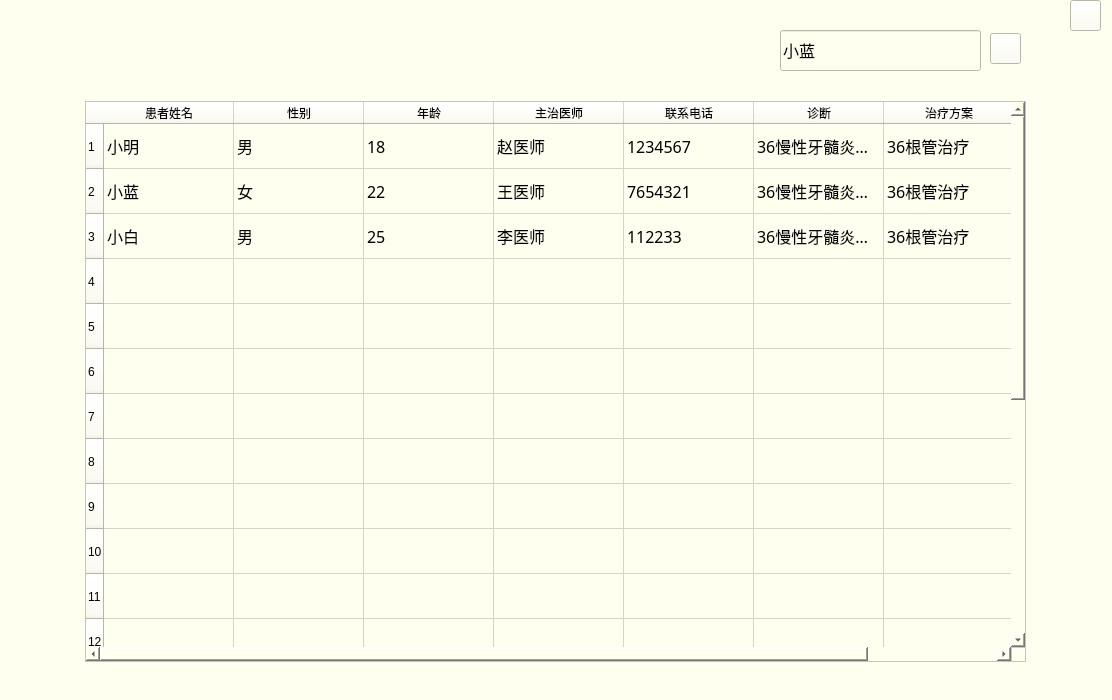
<?xml version="1.0" encoding="UTF-8"?>
<ui version="4.0">
 <class>list</class>
 <widget class="QWidget" name="list">
  <property name="geometry">
   <rect>
    <x>0</x>
    <y>0</y>
    <width>1112</width>
    <height>700</height>
   </rect>
  </property>
  <property name="windowTitle">
   <string>Form</string>
  </property>
  <property name="styleSheet">
   <string notr="true">background:#FFFFF0
</string>
  </property>
  <widget class="QWidget" name="widget" native="true">
   <property name="geometry">
    <rect>
     <x>0</x>
     <y>0</y>
     <width>1111</width>
     <height>700</height>
    </rect>
   </property>
   <property name="styleSheet">
    <string notr="true">background:#FFFFF0
</string>
   </property>
   <widget class="QPushButton" name="pushButton">
    <property name="geometry">
     <rect>
      <x>1070</x>
      <y>0</y>
      <width>31</width>
      <height>31</height>
     </rect>
    </property>
    <property name="styleSheet">
     <string notr="true">border-image: url(:/Alecive-Flatwoken-Apps-Dialog-Close.96.png);</string>
    </property>
    <property name="text">
     <string/>
    </property>
    <property name="icon">
     <iconset theme="application-exit">
      <normaloff>.</normaloff>.</iconset>
    </property>
   </widget>
   <widget class="QLabel" name="label">
    <property name="geometry">
     <rect>
      <x>80</x>
      <y>20</y>
      <width>951</width>
      <height>61</height>
     </rect>
    </property>
    <property name="styleSheet">
     <string notr="true">border-image:url(:/longsign.png)
</string>
    </property>
    <property name="text">
     <string/>
    </property>
   </widget>
   <widget class="QLineEdit" name="lineEdit">
    <property name="geometry">
     <rect>
      <x>780</x>
      <y>30</y>
      <width>201</width>
      <height>41</height>
     </rect>
    </property>
    <property name="font">
     <font>
      <family>黑体</family>
      <pointsize>12</pointsize>
     </font>
    </property>
    <property name="text">
     <string>小蓝</string>
    </property>
   </widget>
   <widget class="QLabel" name="label_2">
    <property name="geometry">
     <rect>
      <x>940</x>
      <y>40</y>
      <width>21</width>
      <height>21</height>
     </rect>
    </property>
    <property name="styleSheet">
     <string notr="true">border-image: url(:/Icons8-Windows-8-Very-Basic-Search.96.png);
image: url(:/Icons8-Windows-8-Very-Basic-Search.96.png);</string>
    </property>
    <property name="text">
     <string/>
    </property>
   </widget>
   <widget class="QPushButton" name="pushButton_2">
    <property name="geometry">
     <rect>
      <x>990</x>
      <y>33</y>
      <width>31</width>
      <height>31</height>
     </rect>
    </property>
    <property name="styleSheet">
     <string notr="true">border-image: url(:/Icons8-Windows-8-Editing-Delete.96.png);
</string>
    </property>
    <property name="text">
     <string/>
    </property>
   </widget>
   <widget class="QTableWidget" name="tableWidget">
    <property name="geometry">
     <rect>
      <x>85</x>
      <y>101</y>
      <width>941</width>
      <height>561</height>
     </rect>
    </property>
    <property name="font">
     <font>
      <family>黑体</family>
      <pointsize>12</pointsize>
     </font>
    </property>
    <property name="sizeAdjustPolicy">
     <enum>QAbstractScrollArea::AdjustToContents</enum>
    </property>
    <property name="selectionBehavior">
     <enum>QAbstractItemView::SelectRows</enum>
    </property>
    <property name="sortingEnabled">
     <bool>false</bool>
    </property>
    <property name="rowCount">
     <number>20</number>
    </property>
    <property name="columnCount">
     <number>7</number>
    </property>
    <attribute name="horizontalHeaderVisible">
     <bool>true</bool>
    </attribute>
    <attribute name="horizontalHeaderCascadingSectionResizes">
     <bool>false</bool>
    </attribute>
    <attribute name="horizontalHeaderMinimumSectionSize">
     <number>25</number>
    </attribute>
    <attribute name="horizontalHeaderDefaultSectionSize">
     <number>130</number>
    </attribute>
    <attribute name="horizontalHeaderShowSortIndicator" stdset="0">
     <bool>false</bool>
    </attribute>
    <attribute name="horizontalHeaderStretchLastSection">
     <bool>false</bool>
    </attribute>
    <attribute name="verticalHeaderMinimumSectionSize">
     <number>40</number>
    </attribute>
    <attribute name="verticalHeaderDefaultSectionSize">
     <number>45</number>
    </attribute>
    <attribute name="verticalHeaderHighlightSections">
     <bool>true</bool>
    </attribute>
    <attribute name="verticalHeaderStretchLastSection">
     <bool>false</bool>
    </attribute>
    <row>
     <property name="text">
      <string>1</string>
     </property>
    </row>
    <row>
     <property name="text">
      <string>2</string>
     </property>
    </row>
    <row>
     <property name="text">
      <string>3</string>
     </property>
    </row>
    <row>
     <property name="text">
      <string>4</string>
     </property>
    </row>
    <row>
     <property name="text">
      <string>5</string>
     </property>
    </row>
    <row>
     <property name="text">
      <string>6</string>
     </property>
    </row>
    <row>
     <property name="text">
      <string>7</string>
     </property>
    </row>
    <row>
     <property name="text">
      <string>8</string>
     </property>
    </row>
    <row>
     <property name="text">
      <string>9</string>
     </property>
    </row>
    <row>
     <property name="text">
      <string>10</string>
     </property>
    </row>
    <row>
     <property name="text">
      <string>11</string>
     </property>
    </row>
    <row>
     <property name="text">
      <string>12</string>
     </property>
    </row>
    <row>
     <property name="text">
      <string>13</string>
     </property>
    </row>
    <row/>
    <row/>
    <row/>
    <row/>
    <row/>
    <row/>
    <row/>
    <column>
     <property name="text">
      <string>患者姓名</string>
     </property>
    </column>
    <column>
     <property name="text">
      <string>性别</string>
     </property>
    </column>
    <column>
     <property name="text">
      <string>年龄</string>
     </property>
    </column>
    <column>
     <property name="text">
      <string>主治医师</string>
     </property>
    </column>
    <column>
     <property name="text">
      <string>联系电话</string>
     </property>
    </column>
    <column>
     <property name="text">
      <string>诊断</string>
     </property>
    </column>
    <column>
     <property name="text">
      <string>治疗方案</string>
     </property>
    </column>
    <item row="0" column="0">
     <property name="text">
      <string>小明</string>
     </property>
    </item>
    <item row="0" column="1">
     <property name="text">
      <string>男</string>
     </property>
    </item>
    <item row="0" column="2">
     <property name="text">
      <string>18</string>
     </property>
    </item>
    <item row="0" column="3">
     <property name="text">
      <string>赵医师</string>
     </property>
    </item>
    <item row="0" column="4">
     <property name="text">
      <string>1234567</string>
     </property>
    </item>
    <item row="0" column="5">
     <property name="text">
      <string>36慢性牙髓炎急性发作</string>
     </property>
    </item>
    <item row="0" column="6">
     <property name="text">
      <string>36根管治疗</string>
     </property>
    </item>
    <item row="1" column="0">
     <property name="text">
      <string>小蓝</string>
     </property>
    </item>
    <item row="1" column="1">
     <property name="text">
      <string>女</string>
     </property>
    </item>
    <item row="1" column="2">
     <property name="text">
      <string>22</string>
     </property>
    </item>
    <item row="1" column="3">
     <property name="text">
      <string>王医师</string>
     </property>
    </item>
    <item row="1" column="4">
     <property name="text">
      <string>7654321</string>
     </property>
    </item>
    <item row="1" column="5">
     <property name="text">
      <string>36慢性牙髓炎急性发作</string>
     </property>
    </item>
    <item row="1" column="6">
     <property name="text">
      <string>36根管治疗</string>
     </property>
    </item>
    <item row="2" column="0">
     <property name="text">
      <string>小白</string>
     </property>
    </item>
    <item row="2" column="1">
     <property name="text">
      <string>男</string>
     </property>
    </item>
    <item row="2" column="2">
     <property name="text">
      <string>25</string>
     </property>
    </item>
    <item row="2" column="3">
     <property name="text">
      <string>李医师</string>
     </property>
    </item>
    <item row="2" column="4">
     <property name="text">
      <string>112233</string>
     </property>
    </item>
    <item row="2" column="5">
     <property name="text">
      <string>36慢性牙髓炎急性发作</string>
     </property>
    </item>
    <item row="2" column="6">
     <property name="text">
      <string>36根管治疗</string>
     </property>
    </item>
   </widget>
   <widget class="QLabel" name="label_3">
    <property name="geometry">
     <rect>
      <x>110</x>
      <y>30</y>
      <width>31</width>
      <height>31</height>
     </rect>
    </property>
    <property name="styleSheet">
     <string notr="true">border-image: url(:/Icons8-Windows-8-Files-Add-List.96.png);</string>
    </property>
    <property name="text">
     <string/>
    </property>
   </widget>
   <zorder>pushButton</zorder>
   <zorder>label</zorder>
   <zorder>lineEdit</zorder>
   <zorder>pushButton_2</zorder>
   <zorder>tableWidget</zorder>
   <zorder>label_3</zorder>
   <zorder>label_2</zorder>
  </widget>
 </widget>
 <resources/>
 <connections/>
</ui>
